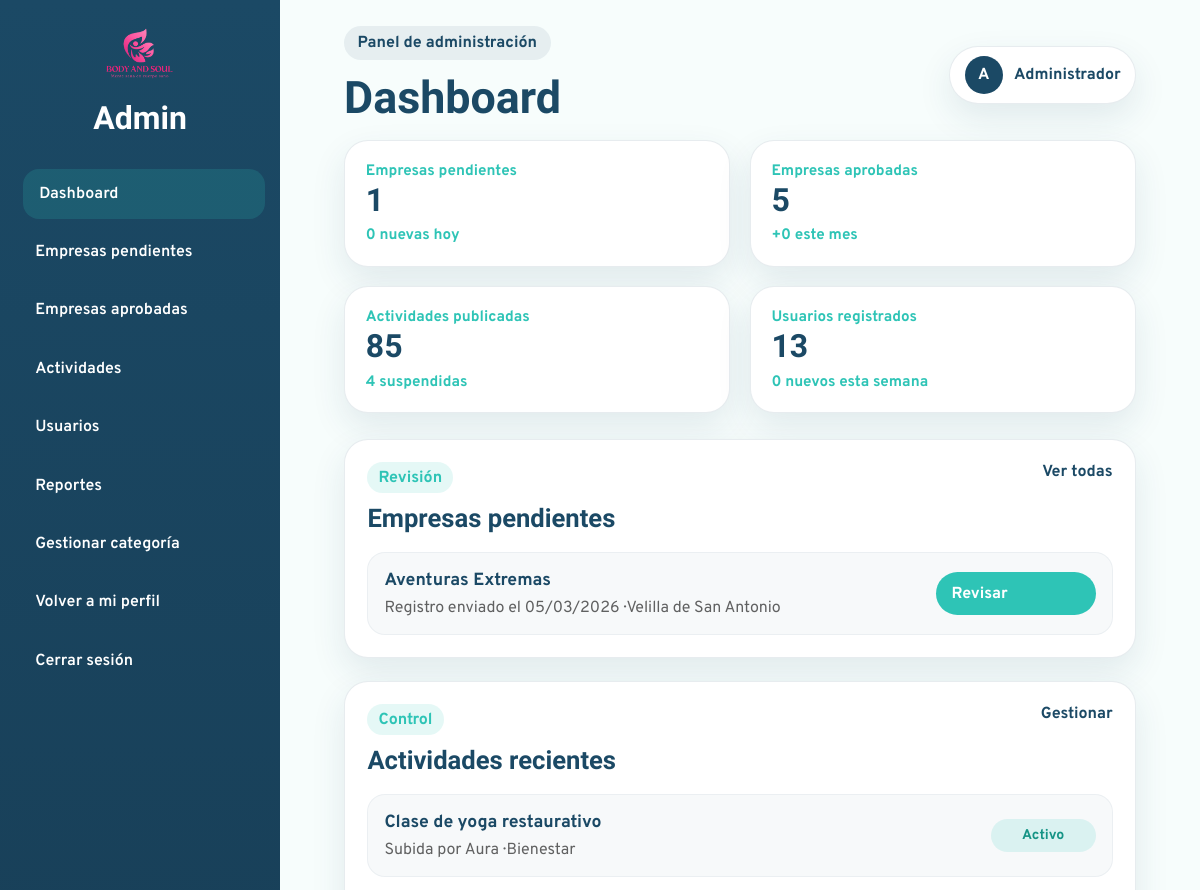
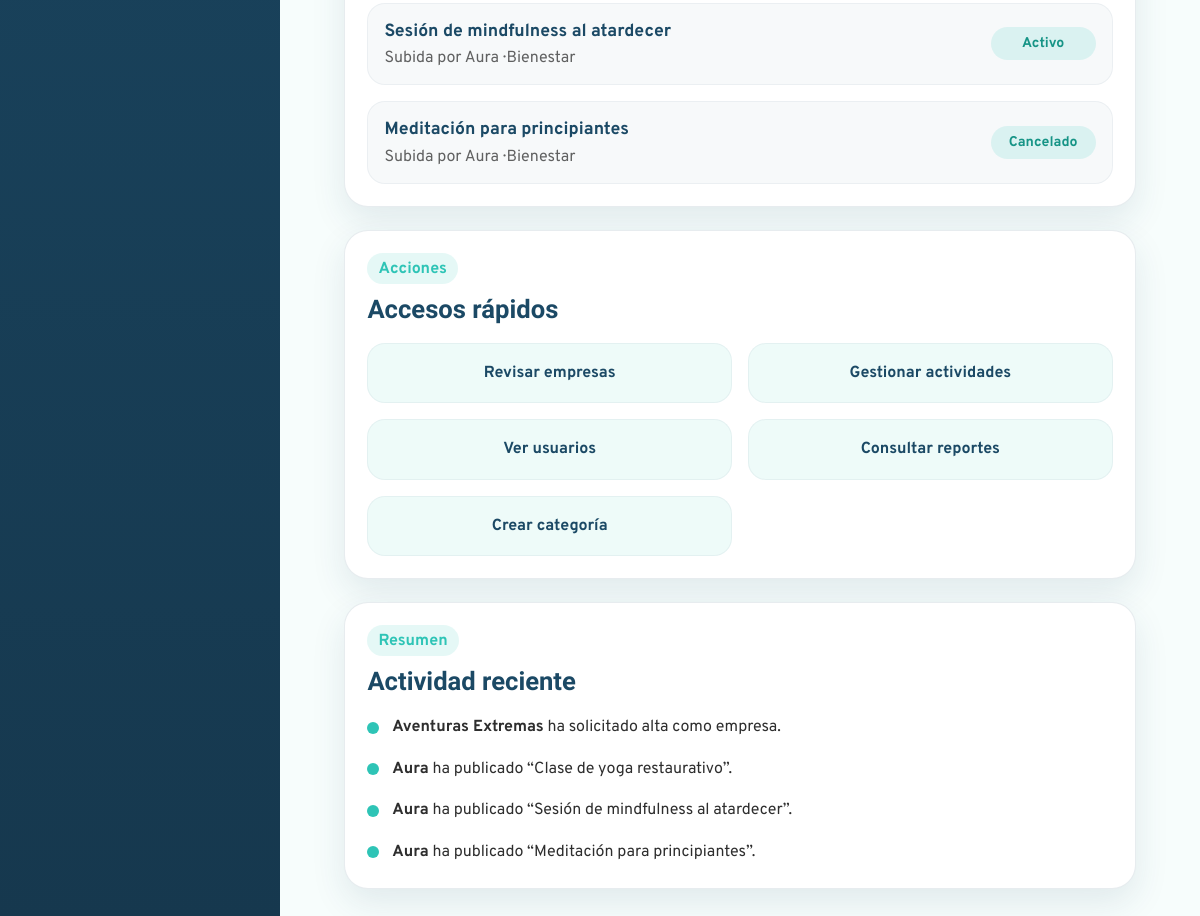
Screenshot of /Admin/dashboard.php (signed in) with the database file from the repository (2 pictures, top to bottom).
### tables this page shows
CREATE TABLE `solicitud_empresa` (
  `id_solicitud` int(11) NOT NULL,
  `id_empresa` int(11) DEFAULT NULL,
  `nombre` varchar(150) NOT NULL,
  `email` varchar(150) NOT NULL,
  `logo_empresa` varchar(255) DEFAULT NULL,
  `datos` text DEFAULT NULL,
  `fecha` datetime NOT NULL DEFAULT current_timestamp(),
  `estado` enum('pendiente','aprobada','rechazada') NOT NULL DEFAULT 'pendiente',
  `ciudad_empresa` varchar(100) DEFAULT NULL,
  `telefono` varchar(20) DEFAULT NULL,
  `direccion` varchar(255) DEFAULT NULL,
  `categoria_empresa` varchar(100) DEFAULT NULL,
  `contrasena` varchar(255) NOT NULL
);

CREATE TABLE `servicio` (
  `id_servicio` int(11) NOT NULL,
  `id_empresa` int(11) NOT NULL,
  `nombre_servicio` varchar(150) NOT NULL,
  `descripcion` text DEFAULT NULL,
  `lugar` varchar(150) DEFAULT NULL,
  `id_categoria` int(11) NOT NULL,
  `precio` decimal(10,2) NOT NULL DEFAULT 0.00,
  `duracion` varchar(50) DEFAULT NULL,
  `materiales` text DEFAULT NULL,
  `estado` enum('activo','cancelado') NOT NULL DEFAULT 'activo',
  `id_municipio` int(11) DEFAULT NULL,
  `codigo_postal` varchar(10) DEFAULT NULL,
  `latitud` decimal(10,8) DEFAULT NULL,
  `longitud` decimal(11,8) DEFAULT NULL
);

CREATE TABLE `empresa` (
  `id_empresa` int(11) NOT NULL,
  `nombre_empresa` varchar(150) NOT NULL,
  `categoria_empresa` varchar(100) NOT NULL,
  `email` varchar(150) NOT NULL,
  `contrasena` varchar(255) NOT NULL,
  `direccion` varchar(255) DEFAULT NULL,
  `telefono` varchar(20) DEFAULT NULL,
  `ciudad_empresa` varchar(100) NOT NULL,
  `descripcion_empresa` text NOT NULL,
  `logo_empresa` varchar(255) DEFAULT NULL,
  `estado` enum('activa','suspendida') NOT NULL DEFAULT 'activa',
  `fecha_registro` datetime NOT NULL DEFAULT current_timestamp()
);

CREATE TABLE `categoria` (
  `id_categoria` int(11) NOT NULL,
  `nombre` varchar(100) NOT NULL,
  `id_categoria_padre` int(11) DEFAULT NULL
);

### bd/bdadmin.php (called while the page is built, shortened)
<?php
class bdadmin{
public $pdo = "";
public function __construct($host,$port,$db,$user,$pass) {
    $this->pdo = new PDO("mysql:host=".$host.";port=".$port.";dbname=".$db.";charset=utf8", $user, $pass);
    }
public function ObtenerUltimasSolicitudes(){
    $sentencia = "SELECT * FROM solicitud_empresa
            WHERE estado = 'pendiente'
            ORDER BY fecha DESC
            LIMIT 3";
    $ejecucion = $this->pdo->prepare($sentencia);
    $ejecucion->execute();
    return $ejecucion->fetchAll(PDO::FETCH_ASSOC);
}
public function ObtenerUltimasActividades(){
    $sentencia = "SELECT s.*, e.nombre_empresa, c.nombre AS subcategoria, cp.nombre AS categoria_padre
            FROM servicio s
            INNER JOIN empresa e ON s.id_empresa = e.id_empresa
            INNER JOIN categoria c ON s.id_categoria = c.id_categoria
            LEFT JOIN categoria cp ON c.id_categoria_padre = cp.id_categoria
            ORDER BY s.id_servicio DESC
            LIMIT 3";
    $ejecucion = $this->pdo->prepare($sentencia);
    $ejecucion->execute();
    return $ejecucion->fetchAll(PDO::FETCH_ASSOC);
}
public function ObtenerDatosDashboard(){
    $datos = [];
    $consultas = [
        "pendientes" => "SELECT COUNT(*) FROM solicitud_empresa WHERE estado = 'pendiente'",
        "pendientes_hoy" => "SELECT COUNT(*)
                             FROM solicitud_empresa
                             WHERE estado = 'pendiente'
                             AND DATE(fecha) = CURDATE()",
        "empresas" => "SELECT COUNT(*) FROM empresa",
        "empresas_mes" => "SELECT COUNT(*)
                           FROM solicitud_empresa
                           WHERE estado = 'aprobada'
                           AND MONTH(fecha) = MONTH(CURDATE())
                           AND YEAR(fecha) = YEAR(CURDATE())",
        "actividades" => "SELECT COUNT(*) FROM servicio",
        "actividades_canceladas" => "SELECT COUNT(*)
                             FROM servicio
                             WHERE estado = 'cancelado'",
        "usuarios" => "SELECT COUNT(*) FROM usuario",
        "usuarios_semana" => "SELECT COUNT(*)
                              FROM usuario
                              WHERE fecha_registro >= DATE_SUB(CURDATE(), INTERVAL 7 DAY)"
    ];
    foreach($consultas as $clave => $sentencia){
        $ejecucion = $this->pdo->prepare($sentencia);
        $ejecucion->execute();
        $datos[$clave] = $ejecucion->fetchColumn();
    }
    return $datos;
}
}

### Admin/dashboard.php (the view, shortened to what this page needs)
<?php
require_once("head-admin.php");
$datos = $bdadmin->ObtenerDatosDashboard();
$solicitudes = $bdadmin->ObtenerUltimasSolicitudes();
$actividades = $bdadmin->ObtenerUltimasActividades();
?>
<main class="admin-content">
  <section class="admin-stats-grid">
    <article class="admin-stat-card">
      <p class="admin-stat-label">Empresas pendientes</p>
      <h3><?= $datos["pendientes"] ?></h3>
      <span class="admin-stat-detail"><?= $datos["pendientes_hoy"] ?> nuevas hoy</span>
    </article>
    <article class="admin-stat-card">
      <p class="admin-stat-label">Empresas aprobadas</p>
      <h3><?= $datos["empresas"] ?></h3>
      <span class="admin-stat-detail">+<?= $datos["empresas_mes"] ?> este mes</span>
    </article>
    <article class="admin-stat-card">
      <p class="admin-stat-label">Actividades publicadas</p>
      <h3><?= $datos["actividades"] ?></h3>
      <span class="admin-stat-detail"><?= $datos["actividades_canceladas"] ?> suspendidas</span>
    </article>
    <article class="admin-stat-card">
      <p class="admin-stat-label">Usuarios registrados</p>
      <h3><?= $datos["usuarios"] ?></h3>
      <span class="admin-stat-detail"><?= $datos["usuarios_semana"] ?> nuevos esta semana</span>
    </article>
  </section>
  <section class="admin-panels-grid">
    <article class="admin-panel-card">
      <div class="admin-panel-header">
        <div>
          <span class="admin-section-tag">Revisión</span>
          <h3>Empresas pendientes</h3>
        </div>
        <a href="empresas-pendientes.php" class="admin-panel-link">Ver todas</a>
      </div>
      <div class="admin-list">
        <?php if(count($solicitudes) > 0): ?>
          <?php foreach($solicitudes as $solicitud): ?>
            <div class="admin-list-item">
              <div class="admin-list-info">
                <h4><?= htmlspecialchars($solicitud["nombre"]) ?></h4>
                <p>
                  Registro enviado el <?= date("d/m/Y", strtotime($solicitud["fecha"])) ?> ·
                  <?= htmlspecialchars($solicitud["ciudad_empresa"] ?? "Sin ciudad") ?>
                </p>
              </div>
              <div class="admin-list-actions">
                <a href="detalle-empresa.php?id=<?= $solicitud["id_solicitud"] ?>" class="btn-approve">
                  Revisar
                </a>
              </div>
            </div>
          <?php endforeach; ?>
        <?php endif; ?>
      </div>
    </article>
    <article class="admin-panel-card">
      <div class="admin-panel-header">
        <div>
          <span class="admin-section-tag">Control</span>
          <h3>Actividades recientes</h3>
        </div>
        <a href="actividades.php" class="admin-panel-link">Gestionar</a>
      </div>
      <div class="admin-list">
        <?php if(count($actividades) > 0): ?>
          <?php foreach($actividades as $actividad): ?>
            <div class="admin-list-item">
              <div class="admin-list-info">
                <h4><?= htmlspecialchars($actividad["nombre_servicio"]) ?></h4>
                <p>
                  Subida por <?= htmlspecialchars($actividad["nombre_empresa"]) ?> ·
                  <?= htmlspecialchars($actividad["categoria_padre"] ?? $actividad["subcategoria"] ?? "Sin categoría") ?>
                </p>
              </div>
              <span class="admin-status-chip approved">
                <?= ucfirst(htmlspecialchars($actividad["estado"] ?? "activo")) ?>
              </span>
            </div>
          <?php endforeach; ?>
        <?php endif; ?>
      </div>
    </article>
    <article class="admin-panel-card">
      <div class="admin-panel-header">
        <div>
          <span class="admin-section-tag">Acciones</span>
          <h3>Accesos rápidos</h3>
        </div>
      </div>
      <div class="admin-quick-actions">
        <a href="empresas-pendientes.php" class="admin-quick-card">Revisar empresas</a>
        <a href="actividades.php" class="admin-quick-card">Gestionar actividades</a>
        <a href="usuarios.php" class="admin-quick-card">Ver usuarios</a>
        <a href="reportes.php" class="admin-quick-card">Consultar reportes</a>
        <a href="crear-categoria.php" class="admin-quick-card">Crear categoría</a>
      </div>
    </article>
    <article class="admin-panel-card">
      <div class="admin-panel-header">
        <div>
          <span class="admin-section-tag">Resumen</span>
          <h3>Actividad reciente</h3>
        </div>
      </div>
      <ul class="admin-timeline">
        <?php foreach($solicitudes as $solicitud): ?>
          <li>
            <span class="timeline-dot"></span>
            <p><strong><?= htmlspecialchars($solicitud["nombre"]) ?></strong> ha solicitado alta como empresa.</p>
          </li>
        <?php endforeach; ?>
        <?php foreach($actividades as $actividad): ?>
          <li>
            <span class="timeline-dot"></span>
            <p><strong><?= htmlspecialchars($actividad["nombre_empresa"]) ?></strong> ha publicado “<?= htmlspecialchars($actividad["nombre_servicio"]) ?>”.</p>
          </li>
        <?php endforeach; ?>
      </ul>
    </article>
  </section>
</main>
</div>
</div>
</body>
</html>

### css/admin-styles/admin-dashboard.css (style rules this page uses)
:root { --admin-primary: #1B4965; --admin-primary-dark: #16384E; --admin-secondary: #2EC4B6; --admin-accent: #FF8FA3; --admin-bg: #F7FDFC; --admin-surface: #ffffff; --admin-text: #2E2E2E; --admin-border: rgba(27, 73, 101, 0.10); --admin-shadow: 0 14px 34px rgba(27, 73, 101, 0.10); --admin-radius: 24px; --admin-transition: all 0.3s ease; }
* { box-sizing: border-box; }
body.admin-dashboard-body { margin: 0; font-family: "Overpass", sans-serif; background-color: var(--admin-bg); color: var(--admin-text); }
.admin-content { padding: 0 2rem 2rem; }
.admin-stats-grid { display: grid; grid-template-columns: repeat(4, 1fr); gap: 1.2rem; margin-bottom: 1.6rem; }
.admin-stat-card { background-color: var(--admin-surface); border: 1px solid var(--admin-border); border-radius: var(--admin-radius); box-shadow: var(--admin-shadow); padding: 1.3rem; }
.admin-stat-label { margin: 0 0 0.5rem; color: rgba(46, 46, 46, 0.72); font-weight: 600; }
.admin-stat-card h3 { margin: 0 0 0.4rem; font-size: 2rem; color: var(--admin-primary); font-family: "Sansita", serif; }
.admin-stat-detail { color: var(--admin-secondary); font-weight: 700; font-size: 0.95rem; }
.admin-panels-grid { display: grid; grid-template-columns: repeat(2, 1fr); gap: 1.4rem; }
.admin-panel-card { background-color: var(--admin-surface); border: 1px solid var(--admin-border); border-radius: var(--admin-radius); box-shadow: var(--admin-shadow); padding: 1.4rem; }
.admin-panel-header { display: flex; justify-content: space-between; align-items: flex-start; gap: 1rem; margin-bottom: 1.2rem; }
.admin-section-tag { display: inline-block; background-color: rgba(46, 196, 182, 0.12); color: var(--admin-secondary); padding: 0.35rem 0.7rem; border-radius: 999px; font-weight: 700; margin-bottom: 0.6rem; }
.admin-panel-header h3 { margin: 0; color: var(--admin-primary); font-family: "Sansita", serif; font-size: 1.6rem; }
.admin-panel-link { color: var(--admin-primary); font-weight: 700; text-decoration: none; }
.admin-list { display: flex; flex-direction: column; gap: 1rem; }
.admin-list-item { display: flex; justify-content: space-between; align-items: center; gap: 1rem; padding: 1rem; border-radius: 18px; background-color: rgba(27, 73, 101, 0.03); border: 1px solid rgba(27, 73, 101, 0.05); }
.admin-list-info h4 { margin: 0 0 0.35rem; color: var(--admin-primary); font-size: 1.1rem; }
.admin-list-info p { margin: 0; color: rgba(46, 46, 46, 0.75); }
.admin-list-actions { display: flex; flex-wrap: wrap; gap: 0.6rem; }
.btn-approve, .btn-reject { border: none; border-radius: 999px; padding: 0.7rem 1rem; font-weight: 700; cursor: pointer; transition: var(--admin-transition); }
.btn-approve { background-color: var(--admin-secondary); color: #ffffff; }
.admin-status-chip { display: inline-flex; align-items: center; justify-content: center; min-width: 96px; padding: 0.5rem 0.8rem; border-radius: 999px; font-weight: 700; font-size: 0.9rem; }
.admin-status-chip.approved { background-color: rgba(46, 196, 182, 0.14); color: #169486; }
.admin-quick-actions { display: grid; grid-template-columns: repeat(2, 1fr); gap: 1rem; }
.admin-quick-card { text-decoration: none; color: var(--admin-primary); font-weight: 700; background-color: rgba(46, 196, 182, 0.08); border: 1px solid rgba(27, 73, 101, 0.05); border-radius: 18px; padding: 1.2rem; text-align: center; transition: var(--admin-transition); }
.admin-timeline { list-style: none; padding: 0; margin: 0; display: flex; flex-direction: column; gap: 1rem; }
.admin-timeline li { display: flex; align-items: flex-start; gap: 0.8rem; }
.timeline-dot { width: 12px; height: 12px; border-radius: 50%; background-color: var(--admin-secondary); margin-top: 0.4rem; flex-shrink: 0; }
.admin-timeline p { margin: 0; line-height: 1.6; }
@media (max-width: 1200px) { .admin-stats-grid { grid-template-columns: repeat(2, 1fr); } }
@media (max-width: 1200px) { .admin-panels-grid { grid-template-columns: 1fr; } }

### rows the page displays
solicitud_empresa: nombre "Aventuras Extremas", fecha "05/03/2026", ciudad_empresa "Velilla de San Antonio"
servicio: nombre_servicio "Clase de yoga restaurativo", id_empresa.nombre_empresa "Aura", categoria.nombre "Bienestar", estado "Activo"
servicio: nombre_servicio "Sesión de mindfulness al atardecer", id_empresa.nombre_empresa "Aura", categoria.nombre "Bienestar", estado "Activo"
servicio: nombre_servicio "Meditación para principiantes", id_empresa.nombre_empresa "Aura", categoria.nombre "Bienestar", estado "Cancelado"

### other values shown
$etiquetaPagina "Panel de administración"
$tituloPagina "Dashboard"
$datos["pendientes"] "1"
$datos["pendientes_hoy"] "0"
$datos["empresas"] "5"
$datos["empresas_mes"] "0"
$datos["actividades"] "85"
$datos["actividades_canceladas"] "4"
$datos["usuarios"] "13"
$datos["usuarios_semana"] "0"
